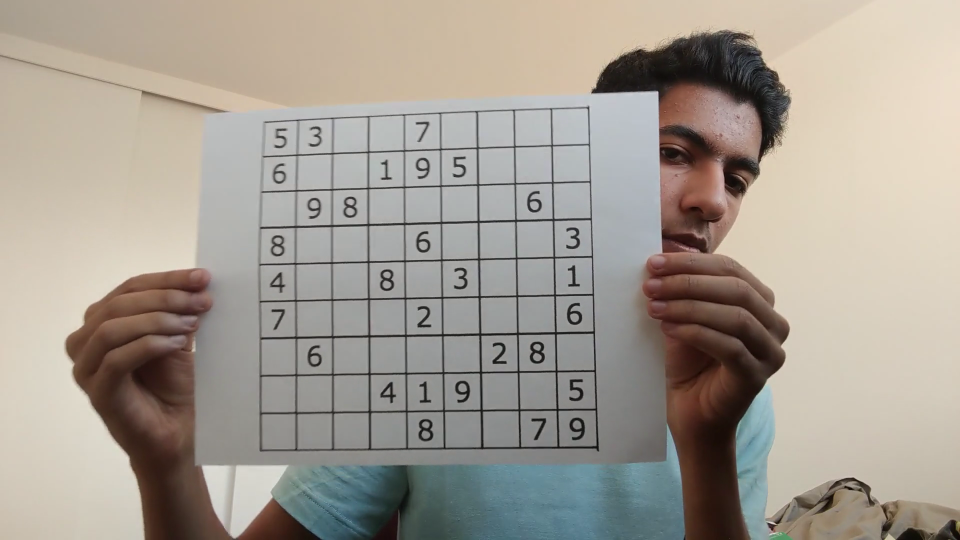
#> input picture frame 19 of breakdown/sudoku.mp4, 1920 x 1080 px (shown at 1/2 size)
$ python nombers_.py
#> lines starting #> are read from the running program, lines starting #| are printed output that depends on the picture; after the words box and inside, x2 and y2 are one past the last pixel; in counts of white or black regions, pixels touching at a corner belong together
import cv2
import numpy as np


# [5 lines left out: function show, not called in this run]


def process(img):
    kernel = cv2.getStructuringElement(cv2.MORPH_RECT, (2, 2))
    greyscale = img if len(img.shape) == 2 else cv2.cvtColor(img, cv2.COLOR_BGR2GRAY)
    denoise = cv2.GaussianBlur(greyscale, (9, 9), 0)
    thresh = cv2.adaptiveThreshold(
        denoise, 255, cv2.ADAPTIVE_THRESH_GAUSSIAN_C, cv2.THRESH_BINARY, 11, 2
    )
    inverted = cv2.bitwise_not(thresh, 0)
    morph = cv2.morphologyEx(inverted, cv2.MORPH_OPEN, kernel)
    dilated = cv2.dilate(morph, kernel, iterations=1)
    return dilated


def get_corners(img):
    contours, hire = cv2.findContours(img, cv2.RETR_EXTERNAL, cv2.CHAIN_APPROX_SIMPLE)
    contours = sorted(contours, key=lambda x: cv2.contourArea(x), reverse=True)
    largest_contour = np.squeeze(contours[0])

    sums = [sum(i) for i in largest_contour]
    differences = [i[0] - i[1] for i in largest_contour]

    top_left = np.argmin(sums)
    top_right = np.argmax(differences)
    bottom_left = np.argmax(sums)
    bottom_right = np.argmin(differences)

    corners = [
        largest_contour[top_left],
        largest_contour[top_right],
        largest_contour[bottom_left],
        largest_contour[bottom_right],
    ]
    return corners


def transform(pts, img):  # TODO: Spline transform, remove this
    pts = np.float32(pts)
    top_l, top_r, bot_l, bot_r = pts[0], pts[1], pts[2], pts[3]

    def pythagoras(pt1, pt2):
        return np.sqrt((pt2[0] - pt1[0]) ** 2 + (pt2[1] - pt1[1]) ** 2)

    width = int(max(pythagoras(bot_r, bot_l), pythagoras(top_r, top_l)))
    height = int(max(pythagoras(top_r, bot_r), pythagoras(top_l, bot_l)))
    square = max(width, height) // 9 * 9  # Making the image dimensions divisible by 9

    dim = np.array(
        ([0, 0], [square - 1, 0], [square - 1, square - 1], [0, square - 1]), dtype="float32"
    )
    matrix = cv2.getPerspectiveTransform(pts, dim)
    warped = cv2.warpPerspective(img, matrix, (square, square))
    return warped


def get_grid_lines(img, length=12):
    horizontal = np.copy(img)
    cols = horizontal.shape[1]
    horizontal_size = cols // length
    horizontal_structure = cv2.getStructuringElement(cv2.MORPH_RECT, (horizontal_size, 1))
    horizontal = cv2.erode(horizontal, horizontal_structure)
    horizontal = cv2.dilate(horizontal, horizontal_structure)

    vertical = np.copy(img)
    rows = vertical.shape[0]
    vertical_size = rows // length
    vertical_structure = cv2.getStructuringElement(cv2.MORPH_RECT, (1, vertical_size))
    vertical = cv2.erode(vertical, vertical_structure)
    vertical = cv2.dilate(vertical, vertical_structure)

    return vertical, horizontal


def create_grid_mask(vertical, horizontal):
    grid = cv2.add(horizontal, vertical)
    grid = cv2.adaptiveThreshold(
        grid, 255, cv2.ADAPTIVE_THRESH_GAUSSIAN_C, cv2.THRESH_BINARY, 235, 2
    )
    grid = cv2.dilate(grid, cv2.getStructuringElement(cv2.MORPH_RECT, (3, 3)), iterations=2)
    pts = cv2.HoughLines(grid, 0.3, np.pi / 90, 200)

    def draw_lines(im, pts):
        im = np.copy(im)
        pts = np.squeeze(pts)
        for r, theta in pts:
            a = np.cos(theta)
            b = np.sin(theta)
            x0 = a * r
            y0 = b * r
            x1 = int(x0 + 1000 * (-b))
            y1 = int(y0 + 1000 * a)
            x2 = int(x0 - 1000 * (-b))
            y2 = int(y0 - 1000 * a)
            cv2.line(im, (x1, y1), (x2, y2), (255, 255, 255), 2)
        return im

    lines = draw_lines(grid, pts)
    mask = cv2.bitwise_not(lines)
    return mask


def extract_digits(img):
    contours, _ = cv2.findContours(img, cv2.RETR_EXTERNAL, cv2.CHAIN_APPROX_SIMPLE)
    img_area = img.shape[0] * img.shape[1]
    # Reversing contours list to loop with y coord ascending, and removing small bits of noise
    contours_denoise = [i for i in contours[::-1] if cv2.contourArea(i) > img_area * 0.0005]
    _, y_compare, _, _ = cv2.boundingRect(contours_denoise[0])
    digits = []
    row = []

    countour_arr = []
    for i in contours_denoise:
        x, y, w, h = cv2.boundingRect(i)
        countour_arr.append((x, y, w, h))
        cropped = img[y : y + h, x : x + w]
        if y - y_compare > img.shape[1] // 40:
            row = [i[0] for i in sorted(row, key=lambda x: x[1])]
            for j in row:
                digits.append(j)
            row = []
        row.append((cropped, x))
        y_compare = y
    # Last loop doesn't add row
    row = [i[0] for i in sorted(row, key=lambda x: x[1])]
    for i in row:
        digits.append(i)

    return countour_arr


def inverse_perspective(img, dst_img, pts):
    pts_source = np.array(
        [
            [0, 0],
            [img.shape[1] - 1, 0],
            [img.shape[1] - 1, img.shape[0] - 1],
            [0, img.shape[0] - 1],
        ],
        dtype="float32",
    )
    h, status = cv2.findHomography(pts_source, pts)
    warped = cv2.warpPerspective(img, h, (dst_img.shape[1], dst_img.shape[0]))
    cv2.fillConvexPoly(dst_img, np.ceil(pts).astype(int), 0, 16)
    dst_img = dst_img + warped
    return dst_img


def main(path, out_path, framerate, dims):
#> called with path = 'sudoku.mp4', out_path = 'numbers.avi', framerate = 30, dims = (1920, 1080)
    cap = cv2.VideoCapture(path)

    fourcc = cv2.VideoWriter_fourcc(*"XVID")
    out = cv2.VideoWriter(out_path, fourcc, framerate, dims)

    while True:
        # Capture frame-by-frame
        ret, frame = cap.read()
#> frame is the input picture: shape (1080, 1920, 3); mean B, G, R 146.5, 156.3, 163.7

        if frame is None:
            break

        processed = process(frame)
#> in process, `thresh = cv2.adaptiveThreshold( denoise, 255, cv2.ADAPTIVE_THRESH_GAUS..`:
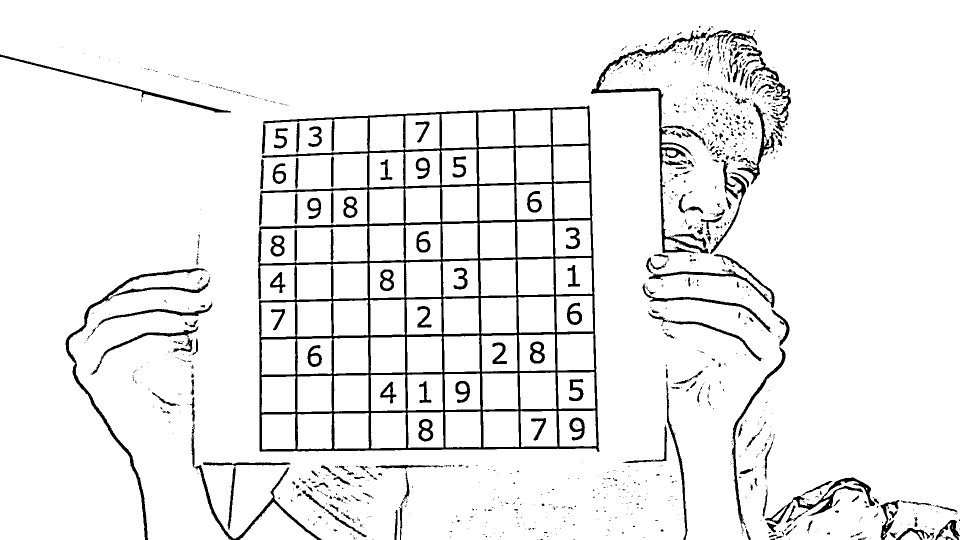
#> thresh: shape (1080, 1920) (shown at 1/2 size); 93.4% white; 1233 black regions (977 under 20 px), largest, box (x1, y1, x2, y2) and area: (516, 211, 1199, 904) 57390, (1182, 61, 1418, 507) 7157, (131, 536, 421, 1080) 5661
#> in process, `dilated = cv2.dilate(morph, kernel, iterations=1)`:
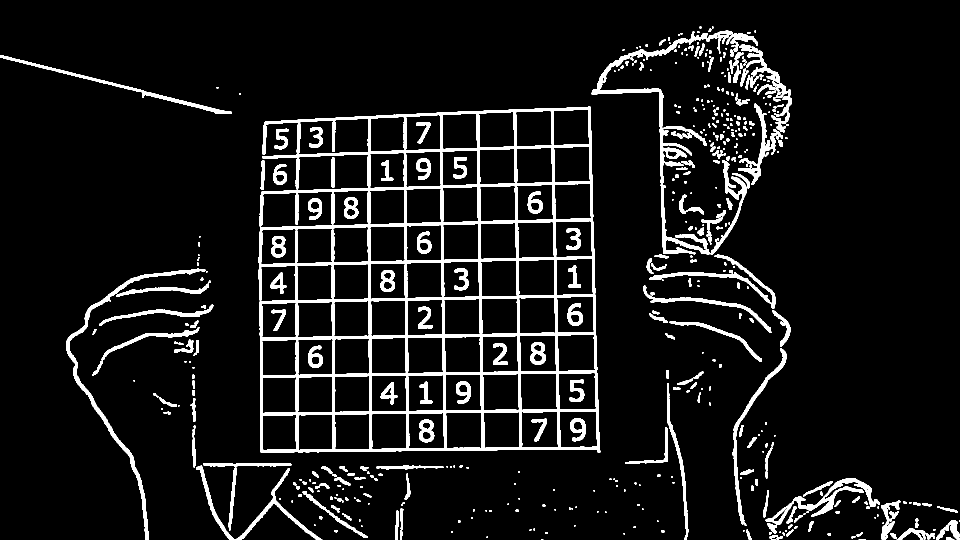
#> dilated: shape (1080, 1920) (shown at 1/2 size); 8.1% white; 507 white regions (199 under 20 px)
        corners = get_corners(processed)
#> in get_corners, `contours, hire = cv2.findContours(img, cv2.RETR_EXTERNAL, cv2.CHAIN_AP..`: contours = 482 contours, 267 with area under 20; largest, box (x1, y1, x2, y2) and area: (517, 212, 1201, 906) 408893, (1183, 61, 1516, 509) 8056, (132, 537, 411, 1080) 4848, (1531, 956, 1760, 1050) 3350, (392, 931, 645, 1080) 2736; hire = 482 rows, first 6: [1, -1, -1, -1], [2, 0, -1, -1], [3, 1, -1, -1], [4, 2, -1, -1], [5, 3, -1, -1], [6, 4, -1, -1]
#> in get_corners, `largest_contour = np.squeeze(contours[0])`: largest_contour = 431 pairs, first value 517 to 1200, second value 212 to 905
#> in get_corners, `sums = [sum(i) for i in largest_contour]`: sums = 431 values, max 2104 at index 368, min 772 at index 69, mean 1190.6
#> in get_corners, `differences = [i[0] - i[1] for i in largest_contour]`: differences = 431 values, max 967 at index 429, min -383 at index 321, mean 320.5
#> in get_corners, `top_left = np.argmin(sums)`: top_left = 69
#> in get_corners, `top_right = np.argmax(differences)`: top_right = 429
#> in get_corners, `bottom_left = np.argmax(sums)`: bottom_left = 368
#> in get_corners, `bottom_right = np.argmin(differences)`: bottom_right = 321
#> in get_corners, `corners = [ largest_contour[top_left], largest_contour[top_right], lar..`: corners = [[528, 244], [1180, 213], [1199, 905], [520, 903]]
#> corners = [[528, 244], [1180, 213], [1199, 905], [520, 903]]
        warped = transform(corners, processed)
#> in transform, `top_l, top_r, bot_l, bot_r = pts[0], pts[1], pts[2], pts[3]`: top_l = [528, 244]; top_r = [1180, 213]; bot_l = [1199, 905]; bot_r = [520, 903]
#> in transform, `width = int(max(pythagoras(bot_r, bot_l), pythagoras(top_r, top_l)))`: width = 679
#> in transform, `height = int(max(pythagoras(top_r, bot_r), pythagoras(top_l, bot_l)))`: height = 954
#> in transform, `dim = np.array( ([0, 0], [square - 1, 0], [square - 1, square - 1], [0..`: dim = [[0, 0], [953, 0], [953, 953], [0, 953]]
#> in transform, `matrix = cv2.getPerspectiveTransform(pts, dim)`: matrix = [[1.63, 0.0198, -864.6], [0.0759, 1.6, -429.4], [8.44e-05, 6.53e-05, 1]]
        warped_rgb = transform(corners, frame)
        vertical_lines, horizontal_lines = get_grid_lines(warped)
        mask = create_grid_mask(vertical_lines, horizontal_lines)
#> in create_grid_mask, `pts = cv2.HoughLines(grid, 0.3, np.pi / 90, 200)`: pts = 290 rows, first 8: [102.9, 0], [104.1, 0], [105, 0], [105.9, 0], [209.1, 0], [210, 0], [210.9, 0], [212.1, 0]
#> in draw_lines, `pts = np.squeeze(pts)`: pts = 290 pairs, first value 0 to 953.1, second value 0 to 1.57
#> the loop in draw_lines, `for r, theta in pts:` made 290 passes
#> (r, theta, a, b, x0, y0, x1, y1) on passes 1 to 3: (102.9, 0, 1, 0, 102.9, 0, 102, 1000), (104.1, 0, 1, 0, 104.1, 0, 104, 1000), (105, 0, 1, 0, 105, 0, 105, 1000)
#> after the loop in draw_lines, `for r, theta in pts:`:
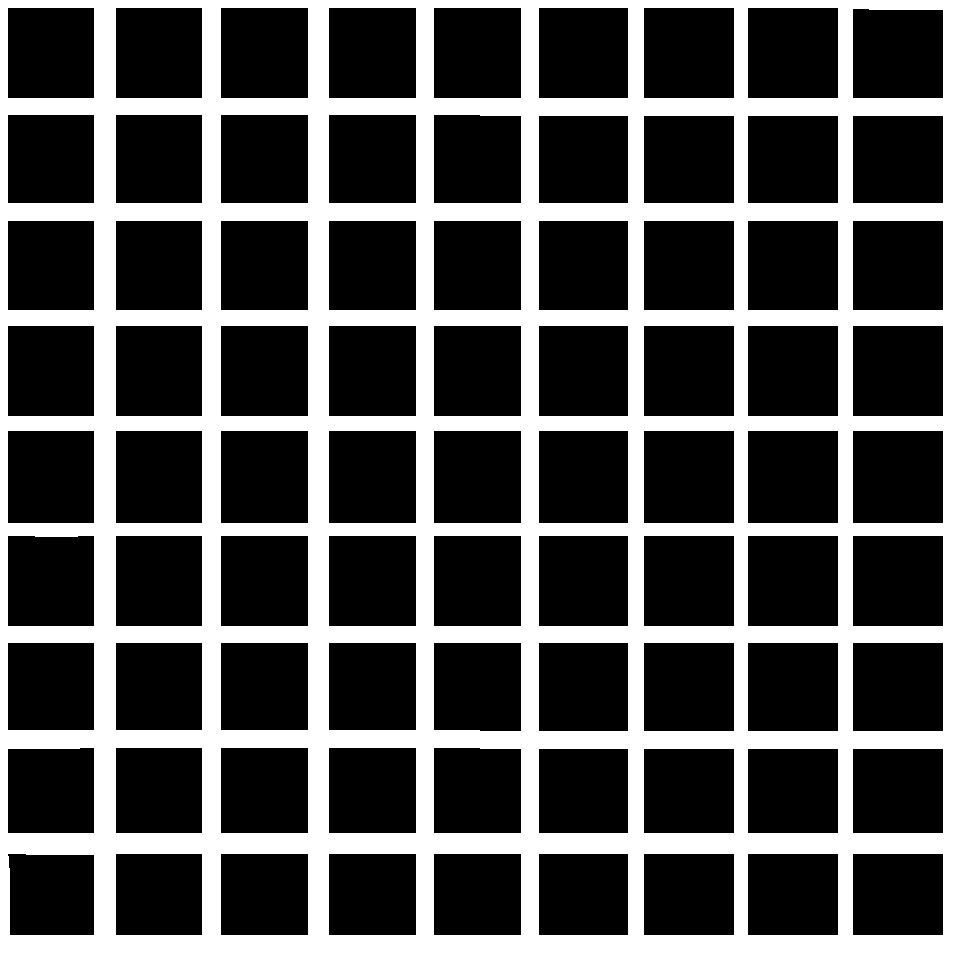
#> im: shape (954, 954); 31.2% white; 1 white region, box (x1, y1, x2, y2) and area: (0, 0, 954, 954) 283745
        numbers = cv2.bitwise_and(warped, mask)
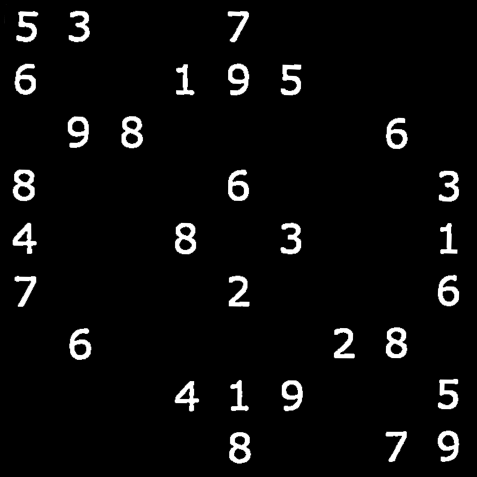
#> numbers: shape (954, 954) (shown at 1/2 size); min 0, max 255, mean 10.8
        contours = extract_digits(numbers)
#> in extract_digits, `contours, _ = cv2.findContours(img, cv2.RETR_EXTERNAL, cv2.CHAIN_APPRO..`: contours = 32 contours, 2 with area under 20; largest, box (x1, y1, x2, y2) and area: (25, 338, 70, 403) 2352, (242, 232, 287, 297) 2324, (349, 445, 393, 509) 2296, (458, 864, 503, 928) 2276, (771, 654, 815, 717) 2241
#> in extract_digits, `contours_denoise = [i for i in contours[::-1] if cv2.contourArea(i) > ..`: contours_denoise = 30 contours; largest, box (x1, y1, x2, y2) and area: (25, 338, 70, 403) 2352, (242, 232, 287, 297) 2324, (349, 445, 393, 509) 2296, (458, 864, 503, 928) 2276, (771, 654, 815, 717) 2241
#> in extract_digits, `_, y_compare, _, _ = cv2.boundingRect(contours_denoise[0])`: y_compare = 21
#> the loop in extract_digits, `for i in contours_denoise:` made 30 passes
#> (x, y, w, h, y_compare) on passes 1 to 8: (137, 21, 43, 64, 21), (455, 21, 44, 64, 21), (32, 22, 45, 63, 22), (455, 126, 44, 66, 126), (28, 127, 45, 64, 127), (351, 128, 39, 63, 128), (561, 128, 42, 63, 128), (135, 232, 43, 65, 232)
#> after the loop in extract_digits, `for i in contours_denoise:`: countour_arr = 30 items, first 6: (137, 21, 43, 64), (455, 21, 44, 64), (32, 22, 45, 63), (455, 126, 44, 66), (28, 127, 45, 64), (351, 128, 39, 63); digits = 27 items
#> in extract_digits, `row = [i[0] for i in sorted(row, key=lambda x: x[1])]`: row = 3 items
#> the loop in extract_digits, `for i in row:` made 3 passes
#> after the loop in extract_digits, `for i in row:`: digits = 30 items
#> contours has the same summary as countour_arr in extract_digits

        for x, y, w, h in contours:
            cv2.rectangle(warped_rgb, (x, y), (x + w, y + h), (0, 0, 255), 3)
#> this loop made 30 passes
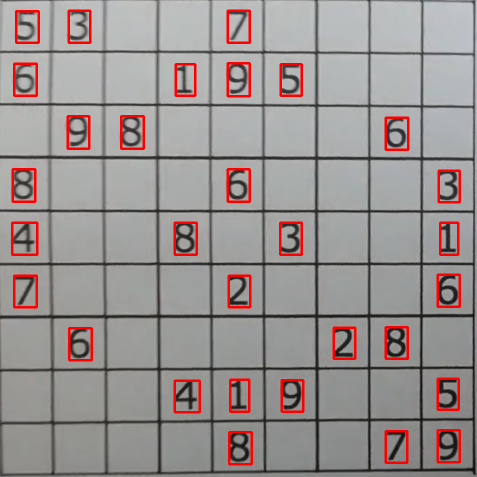
#> warped_rgb: shape (954, 954, 3) (shown at 1/2 size); mean B, G, R 144.6, 145.4, 153.6

        warped_inverse = inverse_perspective(warped_rgb, frame.copy(), np.array(corners))
#> in inverse_perspective, `h, status = cv2.findHomography(pts_source, pts)`: h = [[0.625, -0.0294, 528], [-0.0432, 0.655, 244], [-4.99e-05, -4.03e-05, 1]]; status = [1, 1, 1, 1]
#> in inverse_perspective, `cv2.fillConvexPoly(dst_img, np.ceil(pts).astype(int), 0, 16)`:
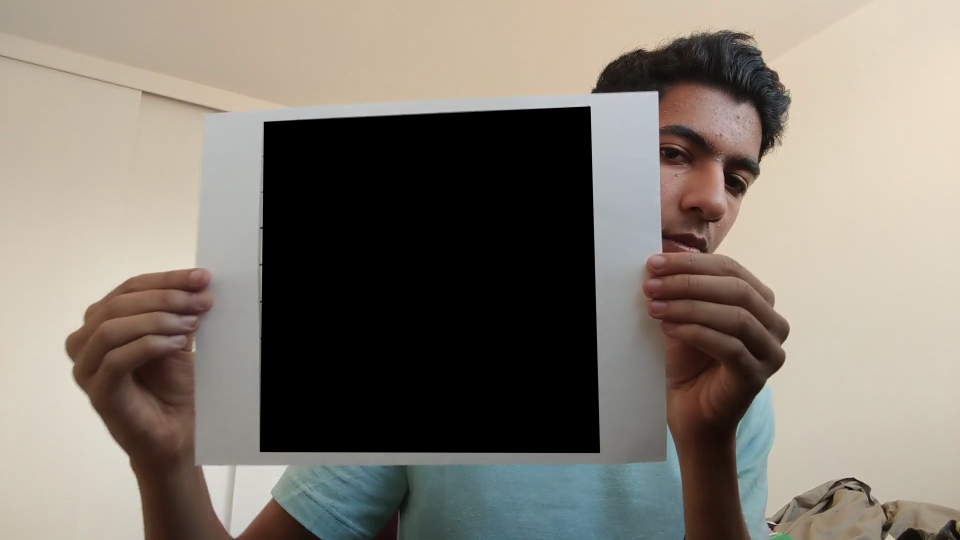
#> dst_img: shape (1080, 1920, 3) (shown at 1/2 size); mean of channels 0, 1, 2 114.1, 123.7, 131.2; drawn as B, G, R
        # show(warped_inverse)
        out.write(warped_inverse)
        if cv2.waitKey(1) & 0xFF == ord("q"):
#> (key q is pressed here)
            break

    # When everything done, release the capture
    cap.release()
    cv2.destroyAllWindows()


if __name__ == "__main__":
    main("sudoku.mp4", "numbers.avi", 30.0, (1920, 1080))
